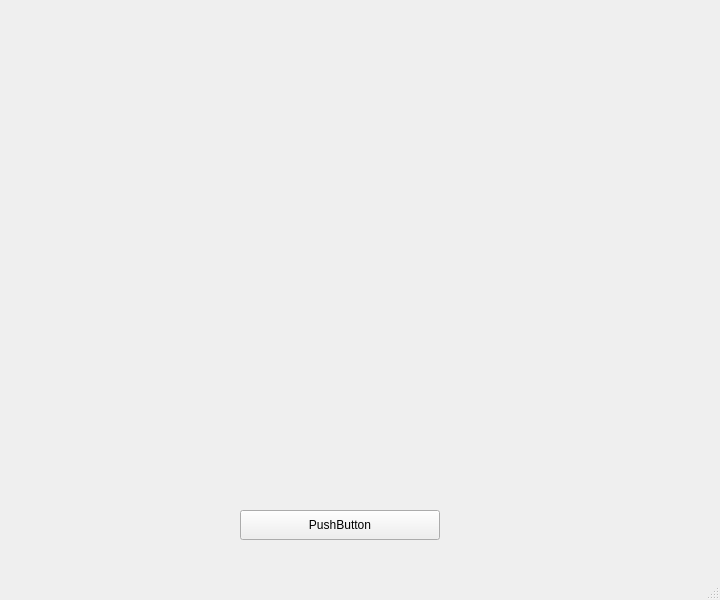
<?xml version="1.0" encoding="UTF-8"?>
<ui version="4.0">
 <class>mainWindow</class>
 <widget class="QMainWindow" name="mainWindow">
  <property name="geometry">
   <rect>
    <x>0</x>
    <y>0</y>
    <width>720</width>
    <height>600</height>
   </rect>
  </property>
  <property name="windowTitle">
   <string>Smart Breadboard</string>
  </property>
  <widget class="QWidget" name="centralwidget">
   <widget class="QPushButton" name="gnrBtn">
    <property name="geometry">
     <rect>
      <x>240</x>
      <y>510</y>
      <width>200</width>
      <height>30</height>
     </rect>
    </property>
    <property name="text">
     <string>PushButton</string>
    </property>
   </widget>
  </widget>
  <widget class="QMenuBar" name="menubar">
   <property name="geometry">
    <rect>
     <x>0</x>
     <y>0</y>
     <width>720</width>
     <height>21</height>
    </rect>
   </property>
  </widget>
  <widget class="QStatusBar" name="statusbar"/>
 </widget>
 <resources/>
 <connections/>
</ui>
